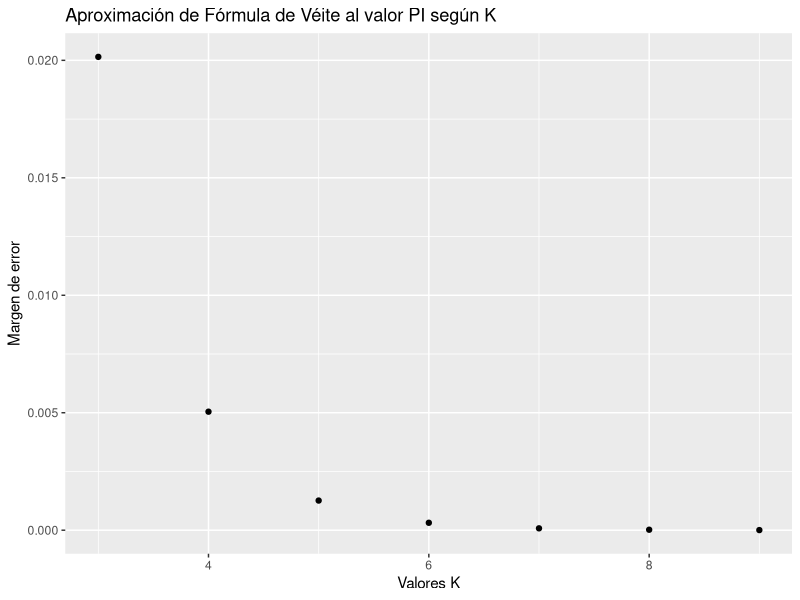

Source code (R):
## ---- chunk 1
knitr::opts_chunk$set(echo = TRUE)
## ---- chunk 2
viete_k = function(x){
  rai=sqrt(2)
  for (i in 3:x) {
    rai= sqrt(2+ rai)
    PI =(2^ i)*sqrt(2-rai)
    }
    return(PI)
}
## ---- chunk 3
k=3
tolerancia = 1e-5
precision = 1
while (precision>tolerancia) {
  precision = abs(viete_k(k)-pi)
  k=k+1
}
## Corrijo la iteración
k=k-1

print(paste("El k mínimo es ",k))
## ---- chunk 4
pres=list()
for (i in 3:k) {
  pres[i-2]=abs(viete_k(i)-pi)
} 
pres=unlist(pres)
## ---- chunk 5
library(ggplot2)
equis=seq(3,k,1)
ggplot()+geom_point(aes(x=equis,y=pres)) + xlab("Valores K") + ylab("Margen de error")+ ggtitle("Aproximación de Fórmula de Véite al valor PI según K")

## ---- chunk 6
#Fibonacci
fibonacci <- function(k){  #Primeros k elementos de la secuencia de Fibonacci
    cuant <- rep(0,k)
    for (i in 1:k){
        if(i==1){
            cuant[i] <- 0
        }else if(i==2){
            cuant[i] <- 1
        }else{
            cuant[i] <- cuant[i-1] + cuant[i-2]
        }
    }
    return(cuant)
}

## ---- chunk 7
inicio=0
fin=100
i=3

while (inicio<fin) {
  inicio=fibonacci(i)[i]
  i=i+1
}
print(paste("El primer Fibonacci mayor a 100 aparece en la iteración ",i-1," y su valor es",fibonacci(i-1)[i-1]))
